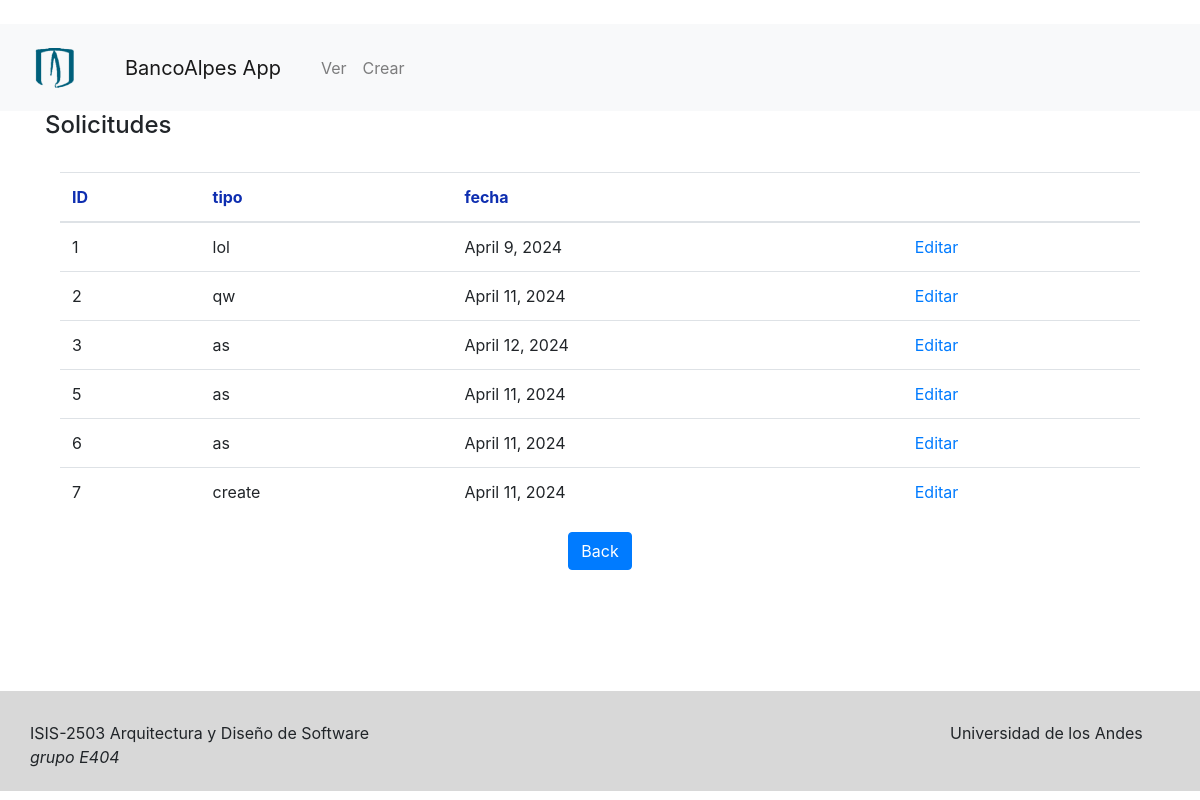
Before: /solicitudes/ with the older database file.
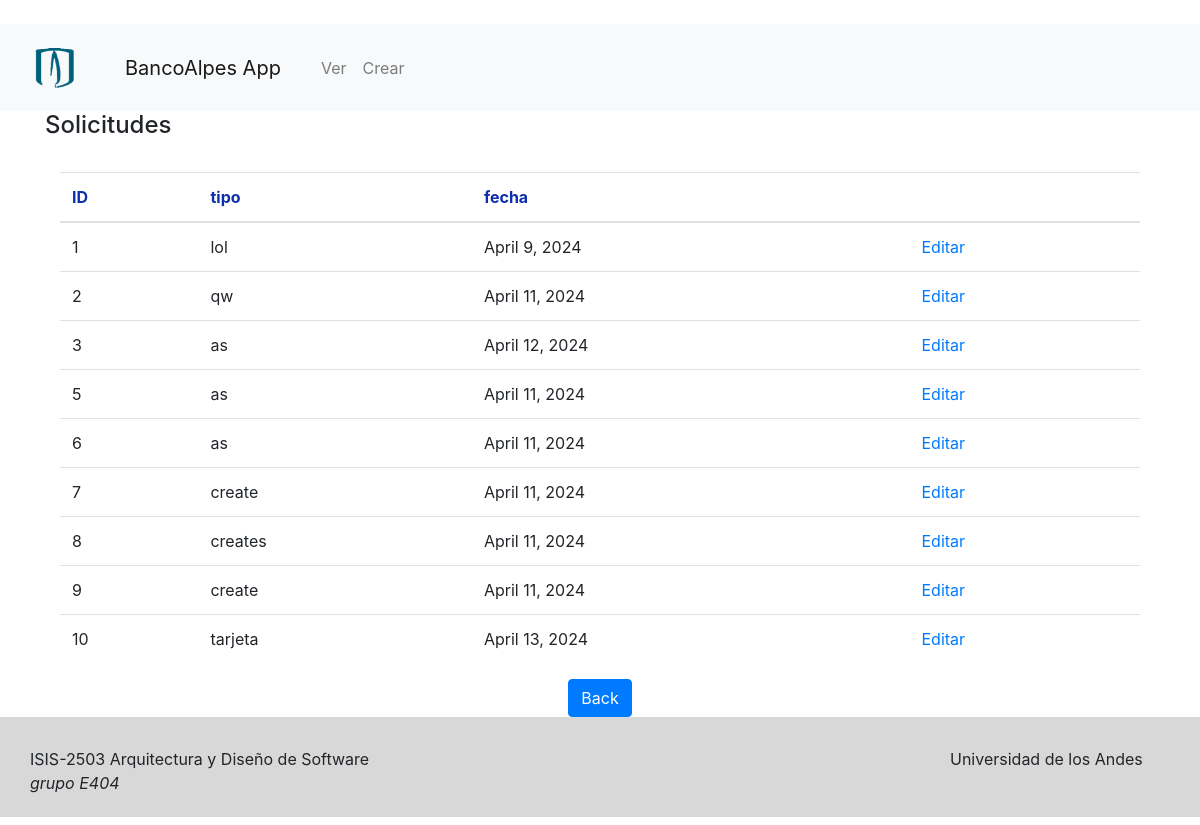
After: the same page with the newer database file.
### solicitudes/models.py (models this page shows, shortened)
class Solicitud(models.Model):
    id= models.IntegerField(primary_key = True)
    tipo= models.CharField(max_length=50)
    fecha= models.DateField(auto_created=True)   #Fecha de creación

### solicitudes/views.py (the view)
# urls.py: path('solicitudes/', views.solicitud_list, name='solicitudesList'),
def solicitud_list(request):
    solicitudes = get_solicitudes()
    context={'solicitudesList':solicitudes}
    return render(request, 'solicitudes/solicitudes.html',context)

### solicitudes/logic/solicitudes_logic.py (called while the page is built)
def get_solicitudes():
    queryset=Solicitud.objects.all()
    return (queryset)

### solicitudes/templates/solicitudes/solicitudes.html
{% extends 'base.html' %}
{% block content %}
<div class="content">
    <div class="">
        <div class="page-header-title">
            <h4 class="page-title">Solicitudes</h4>
        </div>
    </div>
    <br>
    <div class="page-content-wrapper">
        <div class="container">
            <div class="panel panel-default">
                <div class="panel-body">
                    <table class="table table-hover">
                        <thead>
                        <tr style="color:#0E2EB0">
                            <th font color="red">ID</th>
                            <th>tipo</th>
                            <th>fecha</th>
                            <th></th>
                                              </tr>
                        </thead>
                        <tbody>
                        {% for solicitud in solicitudesList %}
                        <tr>
                            <td>{{solicitud.id}}</td>
                            <td>{{solicitud.tipo}}</td>
                            <td>{{solicitud.fecha}}</td>
                            <td>
                                <a href="{%url 'solicitudesUpdate' solicitud.id %}">
                                Editar
                                </a>
                            </td>
                        </tr>
                        {% endfor %}
                        </tbody>
                    </table>
                    <div style="text-align:center;">
                        <button type="button" class="btn btn-primary waves-effect waves-light"
                                onClick=" window.location.href='/' ">
                            Back
                        </button>
                    </div>
                </div>
            </div>
        </div>
    </div>
</div>
{% endblock %}

Changed rows visible on the page:
added Solicitud: id "8", tipo "creates", fecha "April 11, 2024"
added Solicitud: id "9", tipo "create", fecha "April 11, 2024"
added Solicitud: id "10", tipo "tarjeta", fecha "April 13, 2024"
